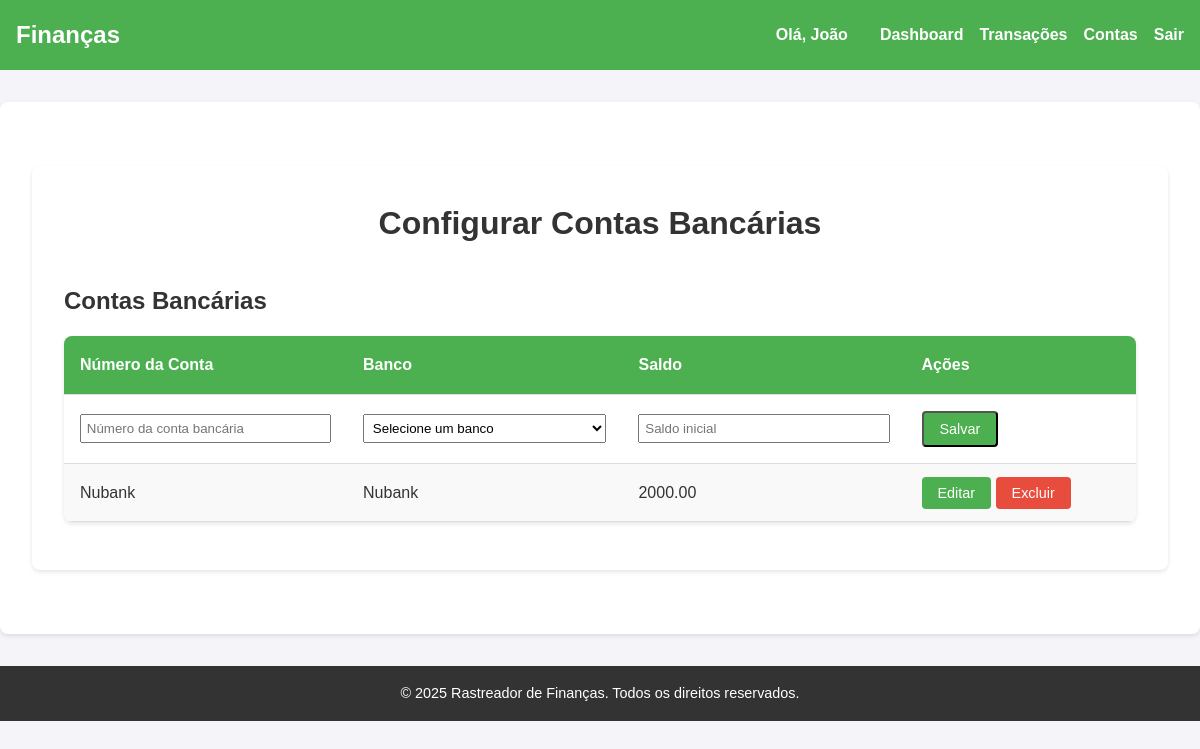
/contas (signed in), run on an earlier commit of the app's database.
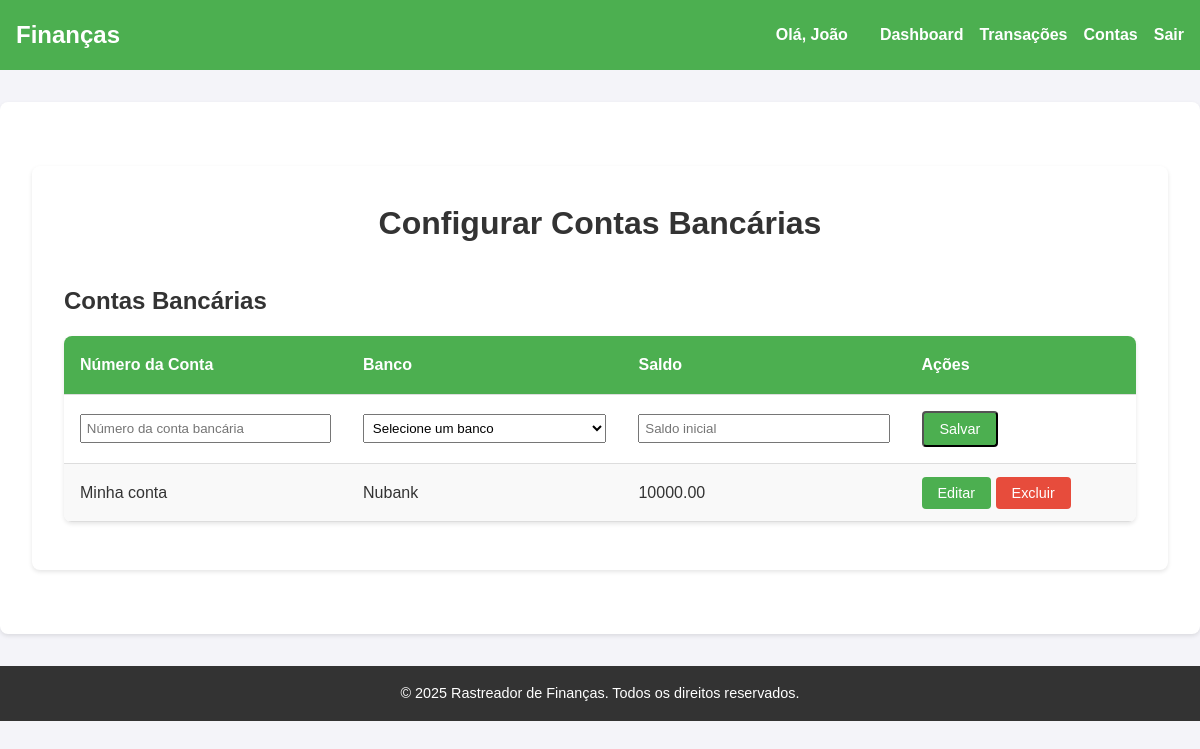
And on a later commit of the database.
### models.py (models this page shows, shortened)
class BankAccount(db.Model):
    id = db.Column(db.Integer, primary_key=True)
    account_name = db.Column(db.String(20), nullable=False, unique=True)
    balance = db.Column(db.Numeric(10, 2), nullable=False)
    user_id = db.Column(db.Integer, db.ForeignKey('user.id'), nullable=False)
    bank_id = db.Column(db.Integer, db.ForeignKey('bank.id'), nullable=False)
    created_at = db.Column(db.DateTime, nullable=False, default=datetime.utcnow)
    transactions = db.relationship('Transaction', backref='bank_account', lazy=True)

class Bank(db.Model):
    id = db.Column(db.Integer, primary_key=True)
    name = db.Column(db.String(100), nullable=False, unique=True)
    bank_accounts = db.relationship('BankAccount', backref='bank', lazy=True)
    credit_cards = db.relationship('CreditCard', backref='bank', lazy=True)

### app.py (the view)
@app.route('/contas', methods=['GET', 'POST'])
def configuracoes_contas():
    if not session['user_id']:
        return redirect(url_for('login'))
    banks = Bank.query.all()
    bank_accounts = BankAccount.query.filter_by(user_id=session['user_id']).all()
    return render_template('configuracoes/contas/configurar_contas.html', banks=banks, bank_accounts=bank_accounts)

### templates/configuracoes/contas/configurar_contas.html (shortened to what this page needs)
{% extends "layout.html" %}
{% block content %}
<main class="container">
    <h1 class="page-title">Configurar Contas Bancárias</h1>
    <div class="table-container">
        <h2>Contas Bancárias</h2>
        <table class="styled-table">
            <thead>
                <tr>
                    <th>Número da Conta</th>
                    <th>Banco</th>
                    <th>Saldo</th>
                    <th>Ações</th>
                </tr>
            </thead>
            <tbody>
                <tr>
                    <form method="POST" action="/configuracoes/contas/adicionar">
                        <td>
                            <input type="text" name="account_name" placeholder="Número da conta bancária" required style="width: 100%; padding: 0.3rem;">
                        </td>
                        <td>
                            <select name="bank_id" required style="width: 100%; padding: 0.3rem;">
                                <option value="" disabled selected>Selecione um banco</option>
                            </select>
                        </td>
                        <td>
                            <input type="text" name="balance_cents" id="balance_cents" placeholder="Saldo inicial" required style="width: 100%; padding: 0.3rem;" inputmode="numeric">
                        </td>
                        <td>
                            <button type="submit" class="btn">Salvar</button>
                        </td>
                    </form>
                </tr>
                {% for account in bank_accounts %}
                <tr>
                    <td>{{ account.account_name }}</td>
                    <td>{{ account.bank.name }}</td>
                    <td>{{ account.balance }}</td>
                    <td>
                        <a href="/configuracoes/contas/editar/{{ account.id }}" class="btn edit-btn">Editar</a>
                        <a href="/configuracoes/contas/excluir/{{ account.id }}" class="btn delete-btn">Excluir</a>
                    </td>
                </tr>
                {% endfor %}
            </tbody>
        </table>
    </div>
</main>
{% endblock content %}

### templates/layout.html (shortened to what this page needs)
<!DOCTYPE html>
<html lang="pt">
<head>
    <link rel="stylesheet" href="{{ url_for('static', filename='styles.css') }}">
</head>
<body>
    <header>
        <nav class="navbar">
            <div class="container">
                <a href="/" class="logo">Finanças</a>
                <ul class="nav-links">
                    {% if not session['user_id'] %}
                        <li><a href="/login">Entrar</a></li>
                        <li><a href="/register">Registrar</a></li>
                        <li><a href="/sobre">Sobre</a></li>
                        <li><a href="/contato">Contato</a></li>
                    {% elif session['user_id'] %}
                        <li class="user-info">
                            <span class="user-name">Olá, {{ session['username'] }}</span>
                        </li>
                        <li><a href="/dashboard">Dashboard</a></li>
                        <li><a href="/transacoes">Transações</a></li>
                        <li><a href="/contas">Contas</a></li>
                        <li><a href="/logout">Sair</a></li>
                    {% endif %}
                </ul>
            </div>
        </nav>
    </header>
    <main>
        <div class="container">
            {% block content %}
            {% endblock content %}
        </div>
    </main>
    <footer>
        <div class="container">
            <p>&copy; 2025 Rastreador de Finanças. Todos os direitos reservados.</p>
        </div>
    </footer>
</body>
</html>

### static/styles.css (style rules this page uses)
* { margin: 0; padding: 0; box-sizing: border-box; }
body { font-family: Arial, sans-serif; background-color: #f4f4f9; color: #333; line-height: 1.6; }
header { background-color: #4CAF50; padding: 1rem 0; }
.navbar .container { display: flex; justify-content: space-between; align-items: center; max-width: 1200px; margin: 0 auto; padding: 0 1rem; }
.navbar .logo { font-size: 1.5rem; font-weight: bold; color: white; text-decoration: none; }
.navbar .nav-links { list-style: none; display: flex; gap: 1rem; }
.navbar .nav-links li { display: inline; }
.navbar .nav-links a { text-decoration: none; color: white; font-weight: bold; transition: color 0.3s ease; }
.navbar .user-info { margin-right: auto; font-size: 1rem; color: white; font-weight: bold; }
.navbar .user-name { font-size: 1rem; color: white; margin-right: 1rem; }
main .container { margin: 2rem auto; padding: 0 1rem; background: white; border-radius: 8px; box-shadow: 0 2px 4px rgba(0, 0, 0, 0.1); padding: 2rem; }
.page-title { text-align: center; margin-bottom: 2rem; font-size: 2rem; color: #333; }
footer { background-color: #333; color: white; text-align: center; padding: 1rem 0; margin-top: 2rem; }
footer p { margin: 0; font-size: 0.9rem; }

### templates/configuracoes/contas/configurar_contas.html (style rules this page uses)
.table-container { margin-top: 2rem; }
.styled-table { width: 100%; border-collapse: collapse; margin: 1rem 0; font-size: 1rem; text-align: left; border-radius: 8px; overflow: hidden; box-shadow: 0 2px 4px rgba(0, 0, 0, 0.1); }
.styled-table thead tr { background-color: #4CAF50; color: white; text-align: left; font-weight: bold; }
.styled-table th, .styled-table td { padding: 1rem; border-bottom: 1px solid #ddd; }
.styled-table tbody tr:nth-of-type(even) { background-color: #f9f9f9; }
.styled-table .btn { padding: 0.5rem 1rem; font-size: 0.9rem; border-radius: 4px; text-decoration: none; color: white; background-color: #4CAF50; transition: background-color 0.3s ease; }
.styled-table .delete-btn { background-color: #e74c3c; }

What changed in the data, as far as the page shows it:
removed BankAccount: account_name "Nubank", bank.name "Nubank", balance "2000.00"
added BankAccount: account_name "Minha conta", bank.name "Nubank", balance "10000.00"
